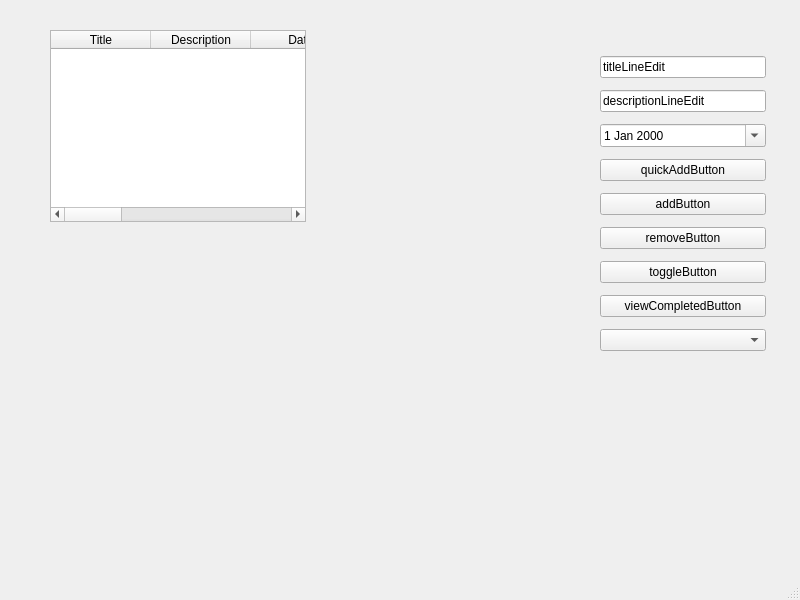
<?xml version="1.0" encoding="UTF-8"?>
<ui version="4.0">
 <class>MainWindow</class>
 <widget class="QMainWindow" name="MainWindow">
  <property name="geometry">
   <rect>
    <x>0</x>
    <y>0</y>
    <width>800</width>
    <height>600</height>
   </rect>
  </property>
  <property name="windowTitle">
   <string>MainWindow</string>
  </property>
  <widget class="QWidget" name="centralwidget">
   <widget class="QWidget" name="verticalLayoutWidget">
    <property name="geometry">
     <rect>
      <x>600</x>
      <y>50</y>
      <width>166</width>
      <height>316</height>
     </rect>
    </property>
    <layout class="QVBoxLayout" name="verticalLayout">
     <item>
      <widget class="QLineEdit" name="titleLineEdit">
       <property name="text">
        <string>titleLineEdit</string>
       </property>
      </widget>
     </item>
     <item>
      <widget class="QLineEdit" name="descriptionLineEdit">
       <property name="text">
        <string>descriptionLineEdit</string>
       </property>
      </widget>
     </item>
     <item>
      <widget class="QDateEdit" name="dateEdit">
       <property name="calendarPopup">
        <bool>true</bool>
       </property>
      </widget>
     </item>
     <item>
      <widget class="QPushButton" name="quickAddButton">
       <property name="text">
        <string>quickAddButton</string>
       </property>
      </widget>
     </item>
     <item>
      <widget class="QPushButton" name="addButton">
       <property name="text">
        <string>addButton</string>
       </property>
      </widget>
     </item>
     <item>
      <widget class="QPushButton" name="removeButton">
       <property name="text">
        <string>removeButton</string>
       </property>
      </widget>
     </item>
     <item>
      <widget class="QPushButton" name="toggleButton">
       <property name="text">
        <string>toggleButton</string>
       </property>
      </widget>
     </item>
     <item>
      <widget class="QPushButton" name="viewCompletedButton">
       <property name="text">
        <string>viewCompletedButton</string>
       </property>
      </widget>
     </item>
     <item>
      <widget class="QComboBox" name="filterComboBox"/>
     </item>
    </layout>
   </widget>
   <widget class="QTableWidget" name="tableWidget">
    <property name="geometry">
     <rect>
      <x>50</x>
      <y>30</y>
      <width>256</width>
      <height>192</height>
     </rect>
    </property>
    <property name="columnCount">
     <number>8</number>
    </property>
    <column>
     <property name="text">
      <string>Title</string>
     </property>
    </column>
    <column>
     <property name="text">
      <string>Description</string>
     </property>
    </column>
    <column>
     <property name="text">
      <string>Date</string>
     </property>
    </column>
    <column>
     <property name="text">
      <string>Status</string>
     </property>
    </column>
    <column/>
    <column/>
    <column/>
    <column/>
   </widget>
  </widget>
  <widget class="QMenuBar" name="menubar">
   <property name="geometry">
    <rect>
     <x>0</x>
     <y>0</y>
     <width>800</width>
     <height>25</height>
    </rect>
   </property>
  </widget>
  <widget class="QStatusBar" name="statusbar"/>
 </widget>
 <resources/>
 <connections/>
</ui>
